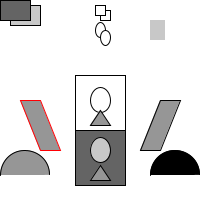
Frame 1 (no input)
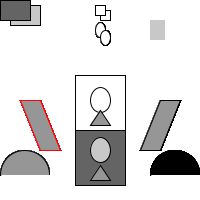
Frame 60 (the mouse pressed at the canvas centre just before this capture)
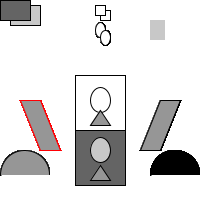
Frame 120 (the mouse held since frame 60 and released just before this capture)

The Processing sketch that drew these frames (run headless with seeded random() and noise(); from frame 60 on, the mouse is pressed at the canvas centre):

// Processing sketch: Day_2_handson_attr
// ── Day_2_handson_attr.pde
void setup()
{
  size(200, 200);
  background(255);
}

void draw()
{
  // set default
  stroke(0);
  fill(255);
  rectMode(CORNER);
  ellipseMode(CENTER);
  
  // draw order
  stroke(0);
  fill(200);
  rect(10, 5, 30, 20);
  fill(100);
  rect(0, 0, 30, 20);
  noFill();
  
  // fill and stroke
  fill(255);
  rect(75,75,50,55);
  fill(100);
  rect(75,130,50,55);
  noFill();
  ellipse(100,100,20,25);
  fill(200);
  ellipse(100,150,20,25);
  fill(150);
  triangle(100,110,110,125,90,125);
  triangle(100,165,110,180,90,180);
  stroke(#FF0004);
  quad(20,100,40,150,60,150,40,100);
  stroke(0);
  quad(180,100,160,150,140,150,160,100);
  arc(25,175,50,50,3.14,6.28);
  fill(0);
  arc(175,175,50,50,3.14,6.28);
  noStroke();
  fill(200);
  rect(150,20,15,20);
  
  // modes
  stroke(0);
  fill(255);
  
  rectMode(CORNER); //default mode for rects
  rect(100,10,10,10);
  rectMode(CENTER);
  rect(100,10,10,10);
  
  ellipseMode(CENTER); //default mode for ellipses
  ellipse(100,30,10,15);
  ellipseMode(CORNER);
  ellipse(100,30,10,15);

  // return to default
  stroke(0);
  fill(255);
  rectMode(CORNER);
  ellipseMode(CENTER);
}
